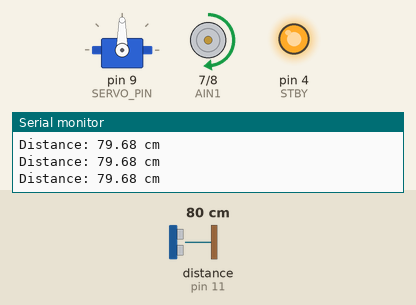
Recording of a sketch running on a simulated Arduino Uno, built with avr-gcc and run on an emulated ATmega328P. Parts: servo, motor-driver pin pairs drawn as motors (green arrow = first pin HIGH = forward, orange = second pin HIGH = backward, longer = more drive, scaled by the enable pin, stopped while the standby pin is LOW), output pins drawn as LEDs (lit = HIGH), the last lines printed to the serial monitor. Wiring (inferred from the names in the program): ultrasonic range finder: trigger pin 10; echo pin 11; MPU-6050 motion sensor at I2C address 0x68. Inputs (shaded band) come from the test bench; at power-on: distance to the obstacle (sensor on pin 11) 80 cm. The echo pulse lasts 58.3 µs per cm; pins used as bus, display or sensor lines are not drawn.

Above: at 2.7 s.
2.8 s: distance to the obstacle (sensor on pin 11) set to 33 cm
4.3 s: distance to the obstacle (sensor on pin 11) set to 27 cm
At 5.0 s:
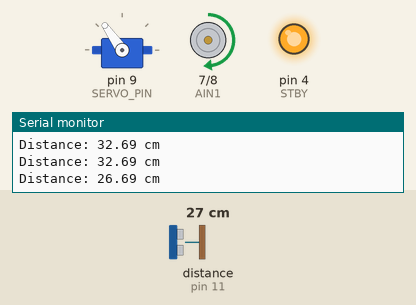
7.3 s: distance to the obstacle (sensor on pin 11) set to 35 cm
At 7.41 s:
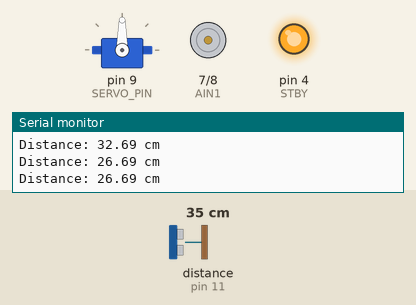
9.0 s: distance to the obstacle (sensor on pin 11) set to 2 cm
At 10.8 s:
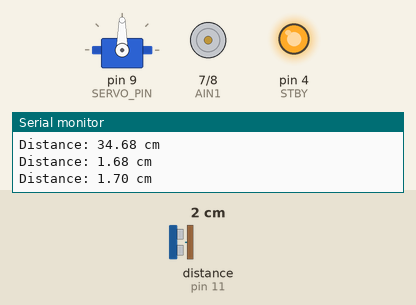
Timing chart, 0 to 13.0 s (numbered marks = the images above; inputs shaded):
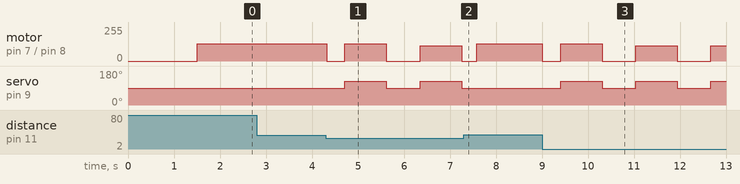

The sketch:

uno_basic_vehicle_test.ino
```cpp
#include <Wire.h>
#include <Servo.h>

// WRO 2026 Future Engineers
// BASIC INTEGRATION TEST - NOT FINAL COMPETITION CODE
// Arduino Uno + TB6612FNG + steering servo + MPU6050 + HC-SR04

#define PWMA 5
#define AIN1 7
#define AIN2 8
#define STBY 4

#define SERVO_PIN 9
#define TRIG_PIN 10
#define ECHO_PIN 11
#define MPU_ADDR 0x68

Servo steering;

void setup() {
  Serial.begin(115200);

  pinMode(PWMA, OUTPUT);
  pinMode(AIN1, OUTPUT);
  pinMode(AIN2, OUTPUT);
  pinMode(STBY, OUTPUT);
  digitalWrite(STBY, HIGH);

  steering.attach(SERVO_PIN);
  steering.write(90); // temporary centre - calibrate mechanically

  pinMode(TRIG_PIN, OUTPUT);
  pinMode(ECHO_PIN, INPUT);

  Wire.begin();
  Wire.beginTransmission(MPU_ADDR);
  Wire.write(0x6B);
  Wire.write(0);
  Wire.endTransmission(true);

  Serial.println("WRO FE basic vehicle test ready");
  delay(1500);
}

void loop() {
  float distance = getDistanceCM();

  Serial.print("Distance: ");
  Serial.print(distance);
  Serial.println(" cm");

  // Simple bench/drive test only.
  // Replace with calibrated state-machine logic.
  if (distance > 30) {
    steering.write(90);
    driveForward(130);
  } else {
    stopMotor();
    delay(400);

    steering.write(125); // temporary test angle
    driveForward(115);
    delay(900);

    stopMotor();
    steering.write(90);
    delay(300);
  }

  delay(30);
}

void driveForward(int pwm) {
  digitalWrite(AIN1, HIGH);
  digitalWrite(AIN2, LOW);
  analogWrite(PWMA, constrain(pwm, 0, 255));
}

void stopMotor() {
  analogWrite(PWMA, 0);
  digitalWrite(AIN1, LOW);
  digitalWrite(AIN2, LOW);
}

float getDistanceCM() {
  digitalWrite(TRIG_PIN, LOW);
  delayMicroseconds(2);
  digitalWrite(TRIG_PIN, HIGH);
  delayMicroseconds(10);
  digitalWrite(TRIG_PIN, LOW);

  unsigned long duration = pulseIn(ECHO_PIN, HIGH, 30000UL);
  if (duration == 0) return 999.0;
  return duration * 0.0343 / 2.0;
}
```

Measured:
- the behaviour switches between 31 and 30 cm on distance to the obstacle (sensor on pin 11) (found by bisection; images 0 and 1)
- after the input at 4.3 s, motor on pin 7 (AIN1) / pin 8 (AIN2): forward 130/255 → stopped at once, → forward 130/255 0.40 s later, → stopped 0.90 s later, → forward 115/255 0.73 s later, … (5 changes in this stretch); servo on pin 9 (SERVO_PIN): alternates 125° for 0.90 s and 90° for 0.73 s, starting after 0.42 s
- after the input at 7.3 s, servo on pin 9 (SERVO_PIN): stays 90° (without the input it goes to 125° after 0.68 s)
- after the input at 9.0 s, motor on pin 7 (AIN1) / pin 8 (AIN2): forward 130/255 → stopped at once, → forward 130/255 0.40 s later, → stopped 0.90 s later, → forward 115/255 0.73 s later, … (6 changes in this stretch); servo on pin 9 (SERVO_PIN): alternates 125° for 0.90 s and 90° for 0.73 s, starting after 0.41 s
